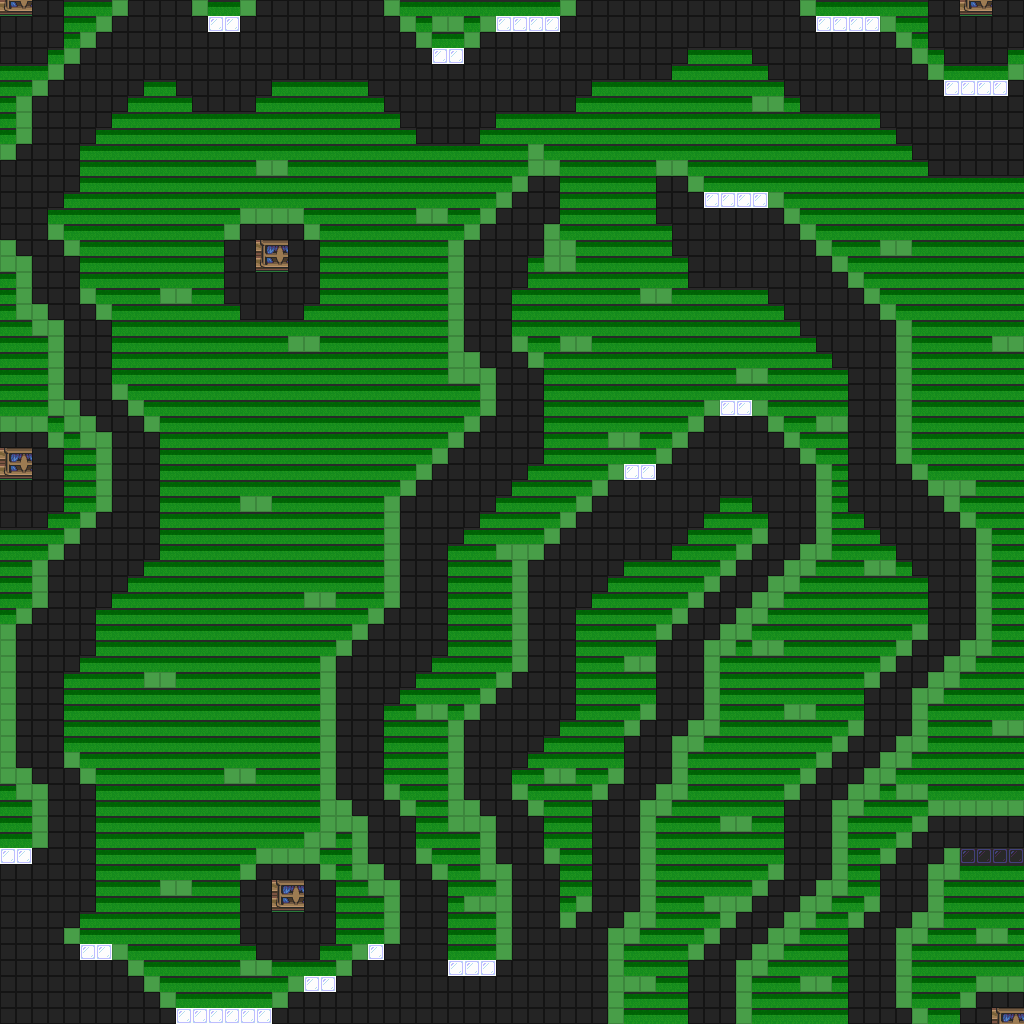

Tiled map render using the project's own tile images. Description and the map definition, with tile-layer contents summarised, below:
An orthogonal 64x64 tile map with 16x16 px tiles, 1 tile layer (base), 1 hidden layer not drawn.

<map version="1.10" tiledversion="1.12.1" orientation="orthogonal" renderorder="right-down" width="64" height="64" tilewidth="16" tileheight="16" infinite="0" nextlayerid="3" nextobjectid="1">
 <tileset firstgid="1" source="../classiciphone_pics4.tsx" />
 <layer id="1" name="base" width="64" height="64">
  <data>[4096 cells, 4096 non-empty, 105 distinct tile ids]</data>
 </layer>
 <layer id="2" name="collision" width="64" height="64" visible="0">
  <properties><property name="collision" value="true" /></properties>
  <data>[4096 cells, 1449 non-empty, 1 distinct tile ids]</data>
 </layer>
</map>
